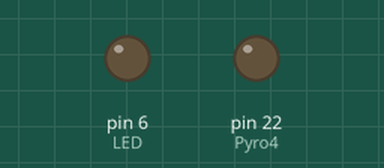
Recording of a sketch running on a simulated Arduino Mega 2560, built with avr-gcc and run on an emulated ATmega2560. Parts: output pins drawn as LEDs (lit = HIGH).

Above: at 27.5 s.
At 31.0 s:
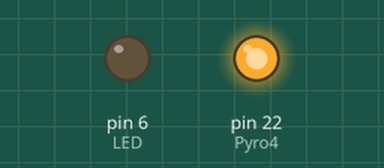
Timing chart, 0 to 33.1 s (numbered marks = the images above):
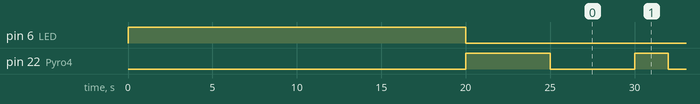

The sketch:

pyroTest2.ino
```cpp
#include "Wire.h"
int Pyro4 = 22;
int LED=6;

void setup() {
  // put your setup code here, to run once:
  pinMode(Pyro4, OUTPUT);
  digitalWrite(Pyro4, LOW);
  pinMode(LED, OUTPUT);
  digitalWrite(LED, HIGH);

  delay(20000);

  digitalWrite(LED, LOW);
  digitalWrite(Pyro4, HIGH);
  delay(5000);
}

void loop() {
  // put your main code here, to run repeatedly:
  digitalWrite(Pyro4, LOW);
  delay(5000);
  digitalWrite(Pyro4, HIGH);
  delay(2000);

}
```

Measured:
- by itself, pin 22 (Pyro4): alternates HIGH for 2.0 s and LOW for 5.0 s
